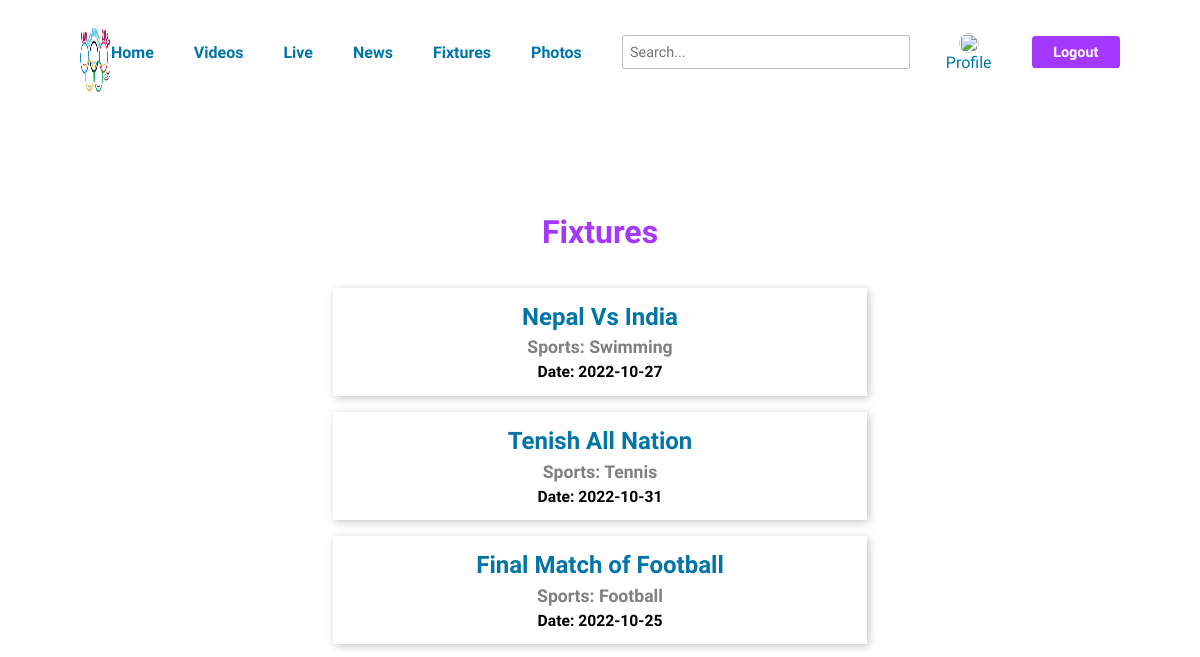
The app's page /fixtures.php with its own data.
### tables this page shows
CREATE TABLE `fixtures` (
  `fixId` int(11) NOT NULL,
  `fixtures` varchar(255) NOT NULL,
  `fixture_date` varchar(255) NOT NULL,
  `fixture_time` varchar(255) NOT NULL,
  `fixture_category` varchar(255) NOT NULL
);

### fixtures.php (the view, shortened to what this page needs)
<!DOCTYPE html>
<html lang="en">
<head>
</head>
<body>
    <?php include('header.php')?>
        <div class="container">
            <h1>Fixtures</h1>
            <div class="card-section">
                <?php
                $select_fixtures = mysqli_query($connection, "SELECT * FROM fixtures");
                while($row=mysqli_fetch_assoc($select_fixtures)){
                    $fixture_title = $row['fixtures'];
                    $fixture_category = $row['fixture_category'];
                    $fixture_date = $row['fixture_date'];
                ?>
                <div class="card">
                    <p><?php echo $fixture_title ?></p>
                    <p>Sports: <?php echo $fixture_category ?></p>
                    <p>Date: <?php echo $fixture_date ?></p>
                </div>
                <?php } ?>
            </div>
        </div>
    </body>
    </html>
</body>
</html>

### fixtures.php (style rules this page uses)
* { font-family: 'Lexend', sans-serif; }
body { margin: 0; padding: 0; box-sizing: border-box; }
.container { width: 90%; margin: 5em auto; padding: 1.5em 3em; display: flex; flex-direction: column; justify-content: center; align-items: center; }
.container h1 { color: #A438FF; margin: .15em 0; }
.card-section { width: 90%; display: flex; flex-direction: column; justify-content: center; align-items: center; padding: 1.5em 3em; }
.card { width: 50%; height: auto; padding: .75em 1.5em; margin: .5em 0; display: flex; flex-direction: column; justify-content: center; align-items: center; box-shadow: .1em .1em .5em rgba(128, 128, 128, 0.45); }
.card p { margin: .15em 0; }
.card p:first-of-type { font-weight: bolder; color: #0175a7; font-size: 1.5em; }
.card p:nth-of-type(2) { color: grey; font-weight: bold; font-size: 1.1em; }
.card p:last-of-type { font-size: .98em; font-weight: bold; }

### header.php (style rules this page uses)
* { font-family: 'Lexend', sans-serif; }
body { margin: 0; padding: 0; }

### records on screen
fixtures: fixtures "Nepal Vs India", fixture_category "Swimming", fixture_date "2022-10-27"
fixtures: fixtures "Tenish All Nation", fixture_category "Tennis", fixture_date "2022-10-31"
fixtures: fixtures "Final Match of Football", fixture_category "Football", fixture_date "2022-10-25"
